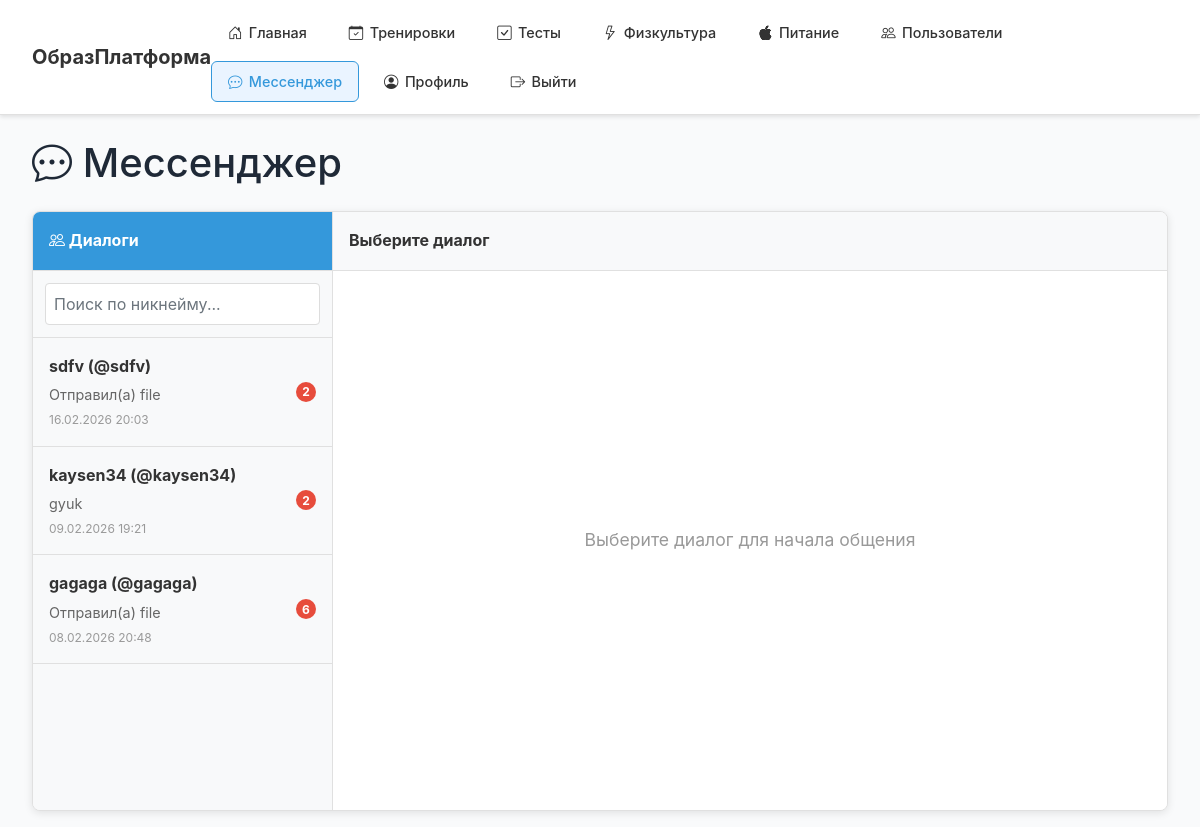
The page /messenger (signed in) on the database its author committed.
### models.py (models this page shows)
class User(UserMixin, db.Model):
    id = db.Column(db.Integer, primary_key=True)
    username = db.Column(db.String(80), unique=True, nullable=False)
    nickname = db.Column(db.String(80), unique=True, nullable=True)
    email = db.Column(db.String(120), unique=True, nullable=False)
    password = db.Column(db.String(200), nullable=False)
    role = db.Column(db.String(20), nullable=False, default='student')
    is_approved = db.Column(db.Boolean, default=True)  # Учителя и повара ждут одобрения
    is_banned = db.Column(db.Boolean, default=False)
    mentor_id = db.Column(db.Integer, db.ForeignKey('user.id'))
    created_at = db.Column(db.DateTime, default=datetime.utcnow)
    mentor = db.relationship(
        'User',
        remote_side=[id],
        backref=db.backref('assigned_students', lazy='dynamic'),
        foreign_keys=[mentor_id],
        post_update=True
    )
    def is_teacher(self):
        return self.role == 'teacher'
    def is_student(self):
        return self.role == 'student'
    def is_cook(self):
        return self.role == 'cook'
    def is_admin(self):
        return self.role == 'admin'
    test_results = db.relationship('TestResult', backref='user', lazy=True)
    pe_results = db.relationship('PhysicalEducationResult', backref='user', lazy=True)
    homeworks = db.relationship('Homework', backref='user', lazy=True)
    training_programs = db.relationship('TrainingProgram', backref='user', lazy=True)
    nutrition_diaries = db.relationship('NutritionDiary', backref='user', lazy=True)
    sent_messages = db.relationship('Message', foreign_keys='Message.sender_id', backref='sender', lazy=True)
    received_messages = db.relationship('Message', foreign_keys='Message.receiver_id', backref='receiver', lazy=True)

class Message(db.Model):
    id = db.Column(db.Integer, primary_key=True)
    sender_id = db.Column(db.Integer, db.ForeignKey('user.id'), nullable=False)
    receiver_id = db.Column(db.Integer, db.ForeignKey('user.id'), nullable=False)
    content = db.Column(db.Text, nullable=False)
    message_type = db.Column(db.String(20), default='text')
    file_path = db.Column(db.String(500), nullable=True)
    is_read = db.Column(db.Boolean, default=False)
    created_at = db.Column(db.DateTime, default=datetime.utcnow)
    reactions = db.relationship('MessageReaction', backref='message', lazy=True, cascade='all, delete-orphan')

### app.py (the view)
@app.route('/messenger')
@login_required
def messenger():
    user_messages = Message.query.filter(
        or_(
            Message.sender_id == current_user.id,
            Message.receiver_id == current_user.id
        )
    ).order_by(Message.created_at.desc()).all()
    conversations = []
    seen_users = set()
    for message in user_messages:
        other_user_id = message.receiver_id if message.sender_id == current_user.id else message.sender_id
        if other_user_id in seen_users:
            continue
        other_user = User.query.get(other_user_id)
        if not other_user:
            continue
        unread_count = Message.query.filter_by(
            sender_id=other_user_id,
            receiver_id=current_user.id,
            is_read=False
        ).count()
        conversations.append({
            'user': other_user,
            'last_message': message,
            'unread_count': unread_count
        })
        seen_users.add(other_user_id)
    return render_template('messenger.html', conversations=conversations)

### app.py (called while the page is built)
@login_manager.user_loader
def load_user(user_id):
    return User.query.get(int(user_id))

### templates/messenger.html (shortened to what this page needs)
{% extends "base.html" %}
{% block content %}
<div class="container mt-4">
    <h1 class="mb-4"><i class="bi bi-chat-dots"></i> Мессенджер</h1>
    <div class="messenger-container">
        <div class="conversations-list">
            <div class="conversations-header">
                <i class="bi bi-people"></i> Диалоги
            </div>
            <div style="padding: 0.75rem; border-bottom: 1px solid #e0e0e0;">
                <input type="text" id="userSearch" class="form-control" placeholder="Поиск по никнейму..."
                       style="width: 100%; padding: 0.5rem; border: 1px solid #ddd; border-radius: 4px;"
                       onkeyup="searchUsers(this.value)">
            </div>
            {% if conversations %}
                {% for conv in conversations %}
                <div class="conversation-item" data-user-id="{{ conv.user.id }}" data-username="{{ conv.user.username }}" onclick="loadConversation({{ conv.user.id }}, this.dataset.username)">
                    <div class="conversation-info">
                        <div class="conversation-username">{{ conv.user.nickname or conv.user.username }} (@{{ conv.user.nickname or conv.user.username }})</div>
                        {% if conv.last_message %}
                            <div class="conversation-preview">
                                {{ conv.last_message.content[:50] }}{% if conv.last_message.content|length > 50 %}...{% endif %}
                            </div>
                            <div class="conversation-time">
                                {{ conv.last_message.created_at.strftime('%d.%m.%Y %H:%M') }}
                            </div>
                        {% else %}
                            <div class="conversation-preview" style="color: #999;">Нет сообщений</div>
                        {% endif %}
                    </div>
                    {% if conv.unread_count > 0 %}
                        <span class="unread-badge">{{ conv.unread_count }}</span>
                    {% endif %}
                </div>
                {% endfor %}
            {% else %}
                <div class="no-conversations">
                    <p>Нет диалогов</p>
                    <p style="font-size: 0.9rem;">Начните новый диалог, выбрав пользователя</p>
                </div>
            {% endif %}
        </div>
        <div class="chat-area">
            <div class="chat-header" id="chatHeader">
                <span id="chatUserName">Выберите диалог</span>
            </div>
            <div class="chat-messages" id="chatMessages">
                <div class="empty-chat">
                    Выберите диалог для начала общения
                </div>
            </div>
        </div>
    </div>
</div>
{% endblock %}

### static/css/style.css (style rules this page uses)
:root { --primary: #4361ee; --primary-dark: #3730a3; --success: #10b981; --danger: #ef4444; --text: #1f2937; --text-light: #6b7280; --bg: #f9fafb; --white: #ffffff; --border: #e5e7eb; }
* { margin: 0; padding: 0; box-sizing: border-box; }
body { font-family: -apple-system, BlinkMacSystemFont, 'Segoe UI', sans-serif; background: var(--bg); color: var(--text); line-height: 1.6; }
.container { max-width: 1200px; margin: 1rem auto; padding: 0 1rem; }

### templates/messenger.html (style rules this page uses)
.messenger-container { display: flex; height: calc(100vh - 200px); border: 1px solid #e0e0e0; border-radius: 8px; overflow: hidden; background: #fff; box-shadow: 0 2px 8px rgba(0,0,0,0.1); }
.conversations-list { width: 300px; border-right: 1px solid #e0e0e0; overflow-y: auto; background: #f8f9fa; }
.conversations-header { padding: 1rem; background: #3498db; color: white; font-weight: bold; border-bottom: 1px solid #e0e0e0; }
.conversation-item { padding: 1rem; border-bottom: 1px solid #e0e0e0; cursor: pointer; transition: background 0.2s; display: flex; justify-content: space-between; align-items: center; }
.conversation-info { flex: 1; }
.conversation-username { font-weight: bold; color: #333; margin-bottom: 0.25rem; }
.conversation-preview { font-size: 0.9rem; color: #666; overflow: hidden; text-overflow: ellipsis; white-space: nowrap; }
.conversation-time { font-size: 0.75rem; color: #999; margin-top: 0.25rem; }
.unread-badge { background: #e74c3c; color: white; border-radius: 50%; width: 20px; height: 20px; display: flex; align-items: center; justify-content: center; font-size: 0.75rem; font-weight: bold; margin-left: 0.5rem; }
.chat-area { flex: 1; display: flex; flex-direction: column; }
.chat-header { padding: 1rem; background: #f8f9fa; border-bottom: 1px solid #e0e0e0; font-weight: bold; color: #333; display: flex; align-items: center; justify-content: space-between; }
.chat-messages { flex: 1; overflow-y: auto; padding: 1rem; background: #ffffff; }
.empty-chat { display: flex; align-items: center; justify-content: center; height: 100%; color: #999; font-size: 1.1rem; }

### rows shown on the page
User: user "sdfv", user "sdfv"
Message: last_message "Отправил(а) file", last_message.created_at "16.02.2026 20:03"
User: user "kaysen34", user "kaysen34"
Message: last_message "gyuk", last_message.created_at "09.02.2026 19:21"
User: user "gagaga", user "gagaga"
Message: last_message "Отправил(а) file", last_message.created_at "08.02.2026 20:48"

### other values the page prints
{{ conv.unread_count }} "2" "2" "6"
